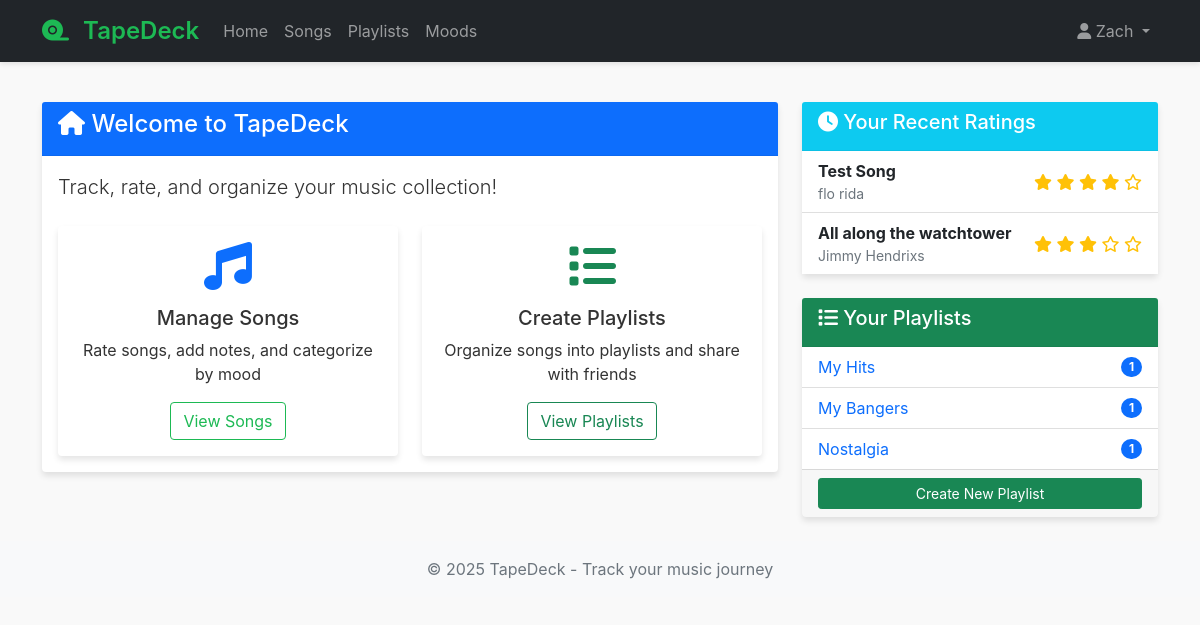
The app's page / (signed in) with its own data.
### models.py (models this page shows, shortened)
class User(UserMixin, db.Model):
    __tablename__ = 'user'
    user_id = db.Column(db.Integer, primary_key=True)
    email = db.Column(db.String(120), unique=True, nullable=False)
    username = db.Column(db.String(80), unique=True, nullable=False)
    password_hash = db.Column(db.String(128))
    ratings = db.relationship('SongRating', backref='user', lazy=True)
    playlists = db.relationship('Playlist', secondary=playlist_manager, backref=db.backref('users', lazy='dynamic'))
    moods = db.relationship('Mood', backref='user', lazy=True)

class SongRating(db.Model):
    __tablename__ = 'song_rating'
    rating_id = db.Column(db.Integer, primary_key=True)
    user_id = db.Column(db.Integer, db.ForeignKey('user.user_id'), nullable=False)
    song_id = db.Column(db.Integer, db.ForeignKey('song.song_id'), nullable=False)
    rating = db.Column(db.Float, nullable=False)
    mood_id = db.Column(db.Integer, db.ForeignKey('mood.mood_id'))
    notes = db.Column(db.Text)  # Added for note-taking requirement
    created_at = db.Column(db.DateTime, default=datetime.utcnow)
    updated_at = db.Column(db.DateTime, default=datetime.utcnow, onupdate=datetime.utcnow)

class Song(db.Model):
    __tablename__ = 'song'
    song_id = db.Column(db.Integer, primary_key=True)
    song_name = db.Column(db.String(100), nullable=False)
    release_date = db.Column(db.String(20))
    album_id = db.Column(db.Integer, db.ForeignKey('album.album_id'))
    artist_id = db.Column(db.Integer, db.ForeignKey('artist.artist_id'), nullable=False)
    genre = db.Column(db.String(50))  # Added genre for filtering requirement
    ratings = db.relationship('SongRating', backref='song', lazy=True)
    playlists = db.relationship('Playlist', secondary=playlist_songs, backref=db.backref('songs', lazy='dynamic'))

class Artist(db.Model):
    __tablename__ = 'artist'
    artist_id = db.Column(db.Integer, primary_key=True)
    artist_name = db.Column(db.String(100), nullable=False)
    songs = db.relationship('Song', backref='artist', lazy=True)

class Playlist(db.Model):
    __tablename__ = 'playlist'
    playlist_id = db.Column(db.Integer, primary_key=True)
    playlist_name = db.Column(db.String(100), nullable=False)
    created_by = db.Column(db.Integer, db.ForeignKey('user.user_id'), nullable=False)
    created_at = db.Column(db.DateTime, default=datetime.utcnow)
    creator = db.relationship('User', foreign_keys=[created_by])

### routes.py (the view)
@bp.route('/')
@login_required
def home():
    recent_ratings = SongRating.query.filter_by(user_id=current_user.user_id).order_by(SongRating.updated_at.desc()).limit(5).all()
    playlists = Playlist.query.join(playlist_manager).filter(
        playlist_manager.c.user_id == current_user.user_id
    ).all()
    return render_template('home.html', recent_ratings=recent_ratings, playlists=playlists)

### app.py (called while the page is built)
def create_app(config_class=Config):
    app = Flask(__name__)
    app.config.from_object(config_class)
    app.jinja_env.globals.update(enumerate=enumerate)
    db.init_app(app)
    login_manager = LoginManager()
    login_manager.login_view = 'routes.login'
    login_manager.login_message_category = 'info'
    login_manager.init_app(app)
    @login_manager.user_loader
    def load_user(user_id):
        return User.query.get(int(user_id))
    app.register_blueprint(routes_bp)
    with app.app_context():
        db.create_all()
    return app

### templates/home.html (shortened to what this page needs)
{% extends "base.html" %}
{% block content %}
<div class="row">
    <div class="col-md-8">
        <div class="card mb-4">
            <div class="card-header bg-primary text-white">
                <h4><i class="fas fa-home"></i> Welcome to TapeDeck</h4>
            </div>
            <div class="card-body">
                <p class="lead">Track, rate, and organize your music collection!</p>
                <div class="row mt-4">
                    <div class="col-md-6">
                        <div class="card h-100">
                            <div class="card-body text-center">
                                <i class="fas fa-music fa-3x mb-3 text-primary"></i>
                                <h5>Manage Songs</h5>
                                <p>Rate songs, add notes, and categorize by mood</p>
                                <a href="{{ url_for('routes.songs') }}" class="btn btn-outline-primary">View Songs</a>
                            </div>
                        </div>
                    </div>
                    <div class="col-md-6">
                        <div class="card h-100">
                            <div class="card-body text-center">
                                <i class="fas fa-list fa-3x mb-3 text-success"></i>
                                <h5>Create Playlists</h5>
                                <p>Organize songs into playlists and share with friends</p>
                                <a href="{{ url_for('routes.playlists') }}" class="btn btn-outline-success">View Playlists</a>
                            </div>
                        </div>
                    </div>
                </div>
            </div>
        </div>
    </div>
    <div class="col-md-4">
        <div class="card mb-4">
            <div class="card-header bg-info text-white">
                <h5><i class="fas fa-clock"></i> Your Recent Ratings</h5>
            </div>
            <div class="card-body p-0">
                {% if recent_ratings %}
                    <ul class="list-group list-group-flush">
                        {% for rating in recent_ratings %}
                            <li class="list-group-item">
                                <div class="d-flex justify-content-between align-items-center">
                                    <div>
                                        <strong>{{ rating.song.song_name }}</strong>
                                        <div class="text-muted small">{{ rating.song.artist.artist_name }}</div>
                                    </div>
                                    <div class="text-warning">
                                        {% for i in range(5) %}
                                            {% if i < rating.rating|int %}
                                                <i class="fas fa-star"></i>
                                            {% elif i < rating.rating and i >= rating.rating|int %}
                                                <i class="fas fa-star-half-alt"></i>
                                            {% else %}
                                                <i class="far fa-star"></i>
                                            {% endif %}
                                        {% endfor %}
                                    </div>
                                </div>
                            </li>
                        {% endfor %}
                    </ul>
                {% else %}
                    <div class="text-center p-4">
                        <p class="text-muted">You haven't rated any songs yet.</p>
                        <a href="{{ url_for('routes.songs') }}" class="btn btn-sm btn-primary">Start Rating</a>
                    </div>
                {% endif %}
            </div>
        </div>
        <div class="card">
            <div class="card-header bg-success text-white">
                <h5><i class="fas fa-list"></i> Your Playlists</h5>
            </div>
            <div class="card-body p-0">
                {% if playlists %}
                    <ul class="list-group list-group-flush">
                        {% for playlist in playlists %}
                            <li class="list-group-item">
                                <a href="{{ url_for('routes.view_playlist', playlist_id=playlist.playlist_id) }}" class="d-flex justify-content-between align-items-center text-decoration-none">
                                    <span>{{ playlist.playlist_name }}</span>
                                    <span class="badge bg-primary rounded-pill">{{ playlist.songs.count() }}</span>
                                </a>
                            </li>
                        {% endfor %}
                    </ul>
                    <div class="card-footer">
                        <a href="{{ url_for('routes.create_playlist') }}" class="btn btn-sm btn-success w-100">Create New Playlist</a>
                    </div>
                {% else %}
                    <div class="text-center p-4">
                        <p class="text-muted">You don't have any playlists yet.</p>
                        <a href="{{ url_for('routes.create_playlist') }}" class="btn btn-sm btn-success">Create Playlist</a>
                    </div>
                {% endif %}
            </div>
        </div>
    </div>
</div>
{% endblock %}

### templates/base.html (shortened to what this page needs)
<!DOCTYPE html>
<html lang="en">
<head>
    <link href="https://cdn.jsdelivr.net/npm/bootstrap@5.1.3/dist/css/bootstrap.min.css" rel="stylesheet">
    <link rel="stylesheet" href="https://cdnjs.cloudflare.com/ajax/libs/font-awesome/6.0.0-beta3/css/all.min.css">
    <link rel="stylesheet" href="{{ url_for('static', filename='css/style.css') }}">
</head>
<body>
    <nav class="navbar navbar-expand-lg navbar-dark bg-dark">
        <div class="container">
            <a class="navbar-brand" href="{{ url_for('routes.home') }}">
                <i class="fas fa-tape"></i> {{ config.APP_NAME }}
            </a>
            <div class="collapse navbar-collapse" id="navbarNav">
                <ul class="navbar-nav me-auto">
                    {% if current_user.is_authenticated %}
                        <li class="nav-item">
                            <a class="nav-link" href="{{ url_for('routes.home') }}">Home</a>
                        </li>
                        <li class="nav-item">
                            <a class="nav-link" href="{{ url_for('routes.songs') }}">Songs</a>
                        </li>
                        <li class="nav-item">
                            <a class="nav-link" href="{{ url_for('routes.playlists') }}">Playlists</a>
                        </li>
                        <li class="nav-item">
                            <a class="nav-link" href="{{ url_for('routes.moods') }}">Moods</a>
                        </li>
                    {% endif %}
                </ul>
                <ul class="navbar-nav">
                    {% if current_user.is_authenticated %}
                        <li class="nav-item dropdown">
                            <a class="nav-link dropdown-toggle" href="#" id="userDropdown" role="button" data-bs-toggle="dropdown">
                                <i class="fas fa-user"></i> {{ current_user.username }}
                            </a>
                        </li>
                    {% endif %}
                </ul>
            </div>
        </div>
    </nav>
    <main class="container py-4">
        {% block content %}{% endblock %}
    </main>
    <footer class="footer mt-auto py-3 bg-light">
        <div class="container text-center">
            <span class="text-muted">© 2025 {{ config.APP_NAME }} - Track your music journey</span>
        </div>
    </footer>
</body>
</html>

### static/css/style.css (style rules this page uses)
:root { --primary-color: #1DB954; --primary-dark: #1AA34A; --secondary-color: #191414; --accent-color: #FF6B6B; --light-bg: #f8f9fa; --card-shadow: 0 4px 6px rgba(0, 0, 0, 0.1); --text-muted: #6c757d; }
body { font-family: 'Inter', -apple-system, BlinkMacSystemFont, 'Segoe UI', Roboto, Oxygen, Ubuntu, Cantarell, sans-serif; background-color: #f9f9f9; color: #333; padding-bottom: 2rem; }
.btn-outline-primary { color: var(--primary-color); border-color: var(--primary-color); }
.navbar { box-shadow: 0 2px 5px rgba(0, 0, 0, 0.1); background-color: #fff; }
.navbar-brand { font-weight: 600; font-size: 1.5rem; color: var(--primary-color) !important; }
.navbar-brand i { margin-right: 0.5rem; }
.card { border: none; box-shadow: var(--card-shadow); transition: transform 0.2s ease-in-out; }
.card-header { background-color: #fff; border-bottom: 1px solid rgba(0, 0, 0, 0.05); }

### records on screen
User: username "Zach"
SongRating: song.song_name "Test Song", song.artist.artist_name "flo rida", rating 4 (drawn)
SongRating: song.song_name "All along the watchtower", song.artist.artist_name "Jimmy Hendrixs", rating 3 (drawn)
Playlist: playlist_name "My Hits", songs.count "1"
Playlist: playlist_name "My Bangers", songs.count "1"
Playlist: playlist_name "Nostalgia", songs.count "1"

### other values on screen
{{ config.APP_NAME }} "TapeDeck"
